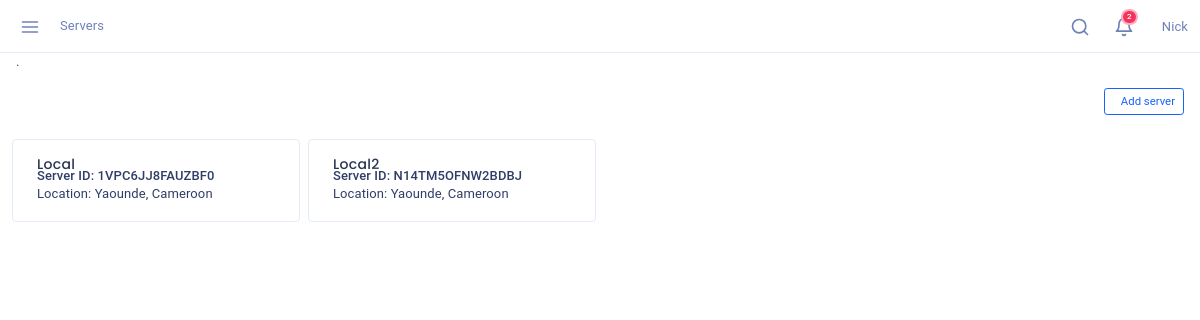
Screenshot of /servers/ with the database file from the repository.
### ferdolt/models.py (models this page shows, shortened)
class Server(models.Model):
    ID_MAX_LENGTH = 15
    name = models.CharField(max_length=50, unique=True)
    location = models.TextField(null=True, blank=True)
    server_id = models.CharField(max_length=ID_MAX_LENGTH, unique=True, default=generate_server_id)
    address = models.CharField(max_length=150)
    port = models.IntegerField(null=True, blank=True)

### frontend/views.py (the view)
# urls.py: path("servers/", views.servers, name='servers'),
def servers(request, id: int=None):
    if not id:
        servers = ferdolt_models.Server.objects.all()
        return render(request, "frontend/servers.html", context={'servers': servers})
    else:
        query = ferdolt_models.Server.objects.filter(id=id)
        if not query.exists():
            return redirect("frontend:not_found")
        server = query.first()
        return render(request, "frontend/servers.html", context={'server': server})

### frontend/templates/frontend/servers.html (shortened to what this page needs)
{% extends 'frontend/base-template.html' %}
{% load i18n static %}
{% block breadcrumbs %}
{% if server %}
<li class="breadcrumb-item">
    <a href="{% url 'frontend:servers' %}">{% trans 'Servers' %}</a>
</li>
<li class="breadcrumb-item active">
    {{ server.name }}
</li>
{% else %}
<li class="breadcrumb-item active">
    {% trans 'Servers' %}
</li>
{% endif %}
{% endblock %}
{% block page_content %}
<div class="page-content">
    <div class="container-fluid">
        {% if not server %}
        .<div class="row">
            <div class="col-sm-12">
                <div class="page-title-box">
                    <div class="row justify-content-end">
                        <div class="col-auto align-self-center">
                            <button class="btn btn-outline-primary btn-sm add-file" data-bs-toggle="modal"
                                data-bs-target="#new-server-modal">
                                {% trans "Add server" %}
                            </button>
                        </div>
                    </div>
                </div>
            </div>
        </div>
        <div class="row py-2" id="servers">
            {% for server in servers %}
            <div class="card mx-1" style="width: 18rem;" id="server-{{ server.id }}">
                <div class="card-body">
                    <h5 class="card-title">{{ server.name }}</h5>
                    <h6 class="card-subtitle">
                        Server ID: {{ server.server_id }}
                    </h6>
                    <p class="card-text">
                        Location: {{ server.location }}
                    </p>
                </div>
            </div>
            {% endfor %}
        </div>
        {% endif %}
    </div>
</div>
{% endblock %}

### rows the page displays
Server: {{ server.id }} 1 (drawn), name "Local", server_id "1VPC6JJ8FAUZBF0", location "Yaounde, Cameroon"
Server: name "Local2", server_id "N14TM5OFNW2BDBJ", location "Yaounde, Cameroon"
